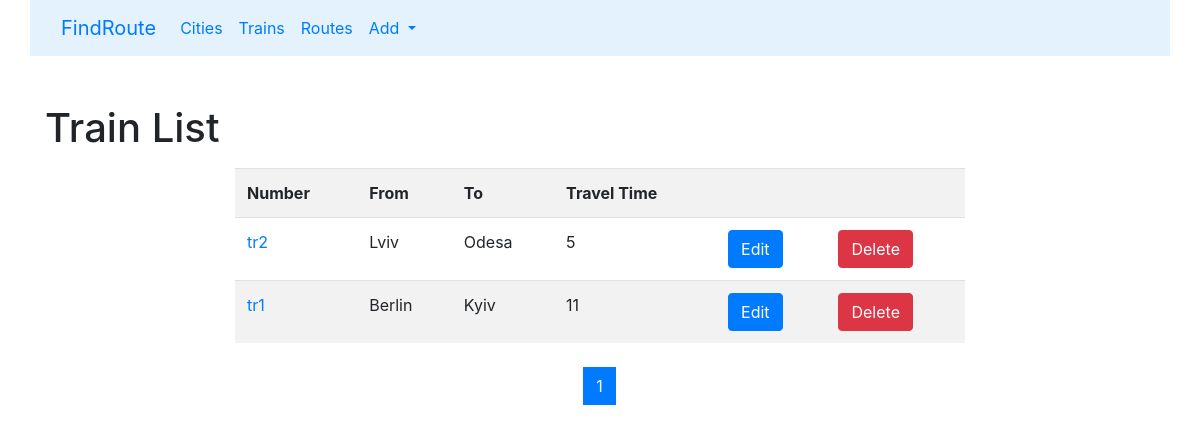
The page /trains/ on the database as committed earlier.
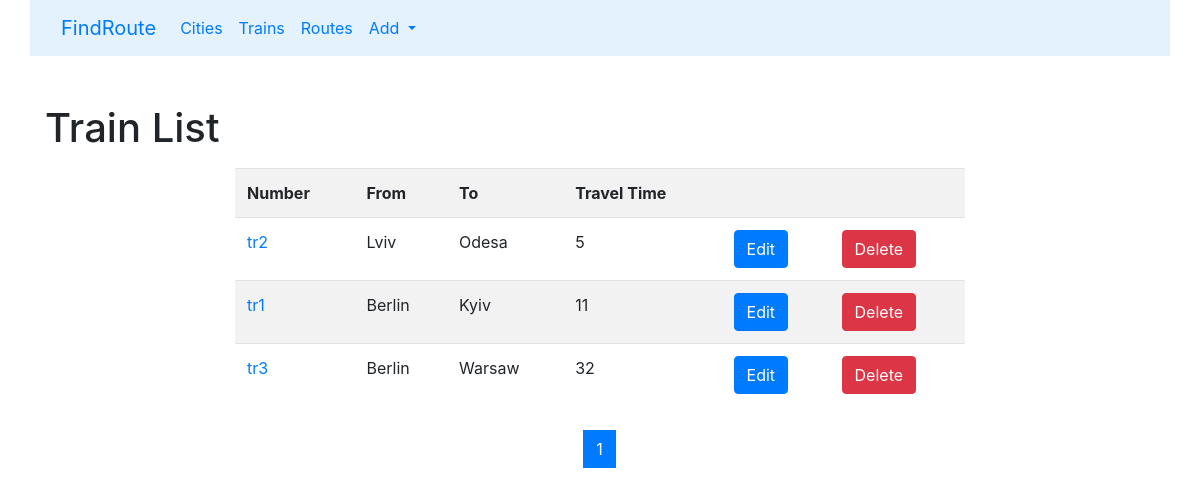
The same page on the database as committed later.
### trains/models.py (models this page shows, shortened)
class Train(models.Model):
    name = models.CharField(max_length=50, unique=True, verbose_name='Train number')
    travel_time = models.PositiveSmallIntegerField(verbose_name='Travel time')
    from_city = models.ForeignKey(City, on_delete=models.CASCADE, related_name='from_city_set', verbose_name='From which city')
    to_city = models.ForeignKey(to='cities.City', on_delete=models.CASCADE, related_name='to_city_set', verbose_name='In which city')
    class Meta:
        verbose_name = 'Train'
        verbose_name_plural = 'Trains'
        ordering = ['travel_time']

### cities/models.py (models this page shows, shortened)
class City(models.Model):
    name = models.CharField(max_length=255, unique=True, verbose_name='City')
    def __str__(self):
        return self.name
    class Meta:
        verbose_name_plural = 'Cities'
        verbose_name = 'City'
        ordering = ['name']

### trains/views.py (the view)
# urls.py: path('', CityListView.as_view(), name='home'),
def home(request, pk=None):
    qs = Train.objects.all()
    lst = Paginator(qs, 5)
    page_number = request.GET.get('page')
    page_obj = lst.get_page(page_number)
    context = {'page_obj': page_obj}
    return render(request, 'trains/home.html', context)

### trains/templates/trains/home.html (shortened to what this page needs)
{% extends "base.html" %}
{% block content %}
<h1>Train List</h1>
<div class="row">
    <div class="col-md-8 mx-auto my-2">
        <table class="table table-striped">
            <tr>
                <th>Number</th>
                <th>From</th>
                <th>To</th>
                <th>Travel Time</th>
                <th>&nbsp;</th>
                <th>&nbsp;</th>
            </tr>
            {% for object in page_obj %}
                <tr>
                    <td>
                        <a href="{% url 'trains:detail' pk=object.pk %}">{{ object.name }}</a>
                    </td>
                    <td>{{ object.from_city }}</td>
                    <td>{{ object.to_city }}</td>
                    <td>{{ object.travel_time }}</td>
                    <td>
                        <a href="{% url 'trains:update' pk=object.pk %}">
                            <button type="submit" class="btn btn-primary">Edit</button>
                        </a>
                    </td>
                    <td>
                        <a href="{% url 'trains:delete' pk=object.pk %}">
                            <button type="submit" class="btn btn-danger">Delete</button>
                        </a>
                    </td>
                </tr>
            {% endfor %}
        </table>
    </div>
</div>
<nav aria-label="Page navigation example">
  <ul class="pagination justify-content-center">
    {% for page in page_obj.paginator.page_range %}
        <li class="page-item {% if page == page_obj.number %} active {% endif %}">
            <a class="page-link" href="?page={{ page }}">
                {{ page }}
            </a>
        </li>
    {% endfor %}
  </ul>
</nav>
{% endblock %}

Rows that differ between the two databases and show on the page:
added Train: name "tr3", from_city "Berlin", to_city "Warsaw", travel_time "32"
